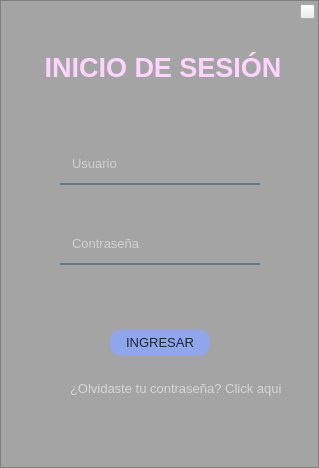
<?xml version="1.0" encoding="UTF-8"?>
<ui version="4.0">
 <class>Form</class>
 <widget class="QWidget" name="Form">
  <property name="geometry">
   <rect>
    <x>0</x>
    <y>0</y>
    <width>319</width>
    <height>468</height>
   </rect>
  </property>
  <property name="windowTitle">
   <string>Form</string>
  </property>
  <property name="styleSheet">
   <string notr="true"/>
  </property>
  <layout class="QVBoxLayout" name="verticalLayout">
   <property name="spacing">
    <number>0</number>
   </property>
   <property name="leftMargin">
    <number>0</number>
   </property>
   <property name="topMargin">
    <number>0</number>
   </property>
   <property name="rightMargin">
    <number>0</number>
   </property>
   <property name="bottomMargin">
    <number>0</number>
   </property>
   <item>
    <widget class="QFrame" name="frame">
     <property name="frameShape">
      <enum>QFrame::StyledPanel</enum>
     </property>
     <property name="frameShadow">
      <enum>QFrame::Raised</enum>
     </property>
     <widget class="QLabel" name="label">
      <property name="geometry">
       <rect>
        <x>0</x>
        <y>0</y>
        <width>320</width>
        <height>480</height>
       </rect>
      </property>
      <property name="text">
       <string/>
      </property>
      <property name="pixmap">
       <pixmap>src/paisaje.jpg</pixmap>
      </property>
      <property name="scaledContents">
       <bool>true</bool>
      </property>
     </widget>
     <widget class="QLabel" name="label_IniciaSesion">
      <property name="geometry">
       <rect>
        <x>28</x>
        <y>50</y>
        <width>270</width>
        <height>35</height>
       </rect>
      </property>
      <property name="font">
       <font>
        <pointsize>20</pointsize>
        <weight>75</weight>
        <bold>true</bold>
       </font>
      </property>
      <property name="styleSheet">
       <string notr="true">
color:#fed4ff;
</string>
      </property>
      <property name="text">
       <string>INICIO DE SESIÓN</string>
      </property>
      <property name="alignment">
       <set>Qt::AlignCenter</set>
      </property>
     </widget>
     <widget class="QLabel" name="label_">
      <property name="geometry">
       <rect>
        <x>0</x>
        <y>0</y>
        <width>320</width>
        <height>480</height>
       </rect>
      </property>
      <property name="styleSheet">
       <string notr="true">background-color: rgba(0, 0, 0, 80);
</string>
      </property>
      <property name="text">
       <string/>
      </property>
     </widget>
     <widget class="QLineEdit" name="lineEdit_user">
      <property name="geometry">
       <rect>
        <x>60</x>
        <y>150</y>
        <width>200</width>
        <height>35</height>
       </rect>
      </property>
      <property name="font">
       <font>
        <pointsize>10</pointsize>
       </font>
      </property>
      <property name="styleSheet">
       <string notr="true">background-color:rgba(0,0,0,0);
border:none;
border-bottom:2px solid rgba(105,118,132,255);
color:rgba(255,255,255,250);
padding-bottom:7px;
padding-left:10px;
padding-right:10px;</string>
      </property>
      <property name="placeholderText">
       <string>Usuario</string>
      </property>
     </widget>
     <widget class="QLineEdit" name="lineEdit_password">
      <property name="geometry">
       <rect>
        <x>60</x>
        <y>230</y>
        <width>200</width>
        <height>35</height>
       </rect>
      </property>
      <property name="font">
       <font>
        <pointsize>10</pointsize>
       </font>
      </property>
      <property name="styleSheet">
       <string notr="true">background-color:rgba(0,0,0,0);
border:none;
border-bottom:2px solid rgba(105,118,132,255);
color:rgba(255,255,255,250);
padding-bottom:7px;
padding-left:10px;
padding-right:10px;</string>
      </property>
      <property name="echoMode">
       <enum>QLineEdit::Password</enum>
      </property>
      <property name="placeholderText">
       <string>Contraseña</string>
      </property>
     </widget>
     <widget class="QPushButton" name="pushButton_ingresar">
      <property name="geometry">
       <rect>
        <x>110</x>
        <y>330</y>
        <width>100</width>
        <height>25</height>
       </rect>
      </property>
      <property name="font">
       <font>
        <pointsize>10</pointsize>
       </font>
      </property>
      <property name="styleSheet">
       <string notr="true">
QPushButton{
color:rgba(0,0,0,200);
background-color:rgba(138, 167, 255,200);
border-radius:10px;
}
QPushButton:hover{
background-color:rgba(0, 0, 255,200);
color:rgba(255,255,255,200);
}
</string>
      </property>
      <property name="text">
       <string>INGRESAR</string>
      </property>
     </widget>
     <widget class="QLabel" name="label_forgotpassword">
      <property name="geometry">
       <rect>
        <x>70</x>
        <y>380</y>
        <width>211</width>
        <height>16</height>
       </rect>
      </property>
      <property name="font">
       <font>
        <pointsize>10</pointsize>
       </font>
      </property>
      <property name="styleSheet">
       <string notr="true">color:rgba(255,255,255,140);</string>
      </property>
      <property name="text">
       <string>¿Olvidaste tu contraseña? Click aqui</string>
      </property>
     </widget>
     <widget class="QLabel" name="label_error">
      <property name="geometry">
       <rect>
        <x>50</x>
        <y>282</y>
        <width>241</width>
        <height>31</height>
       </rect>
      </property>
      <property name="font">
       <font>
        <pointsize>10</pointsize>
       </font>
      </property>
      <property name="styleSheet">
       <string notr="true">color:rgba(255, 251, 0,220);</string>
      </property>
      <property name="text">
       <string/>
      </property>
      <property name="alignment">
       <set>Qt::AlignCenter</set>
      </property>
     </widget>
     <widget class="QPushButton" name="pushButton_cerrarlogin">
      <property name="geometry">
       <rect>
        <x>300</x>
        <y>4</y>
        <width>15</width>
        <height>15</height>
       </rect>
      </property>
      <property name="maximumSize">
       <size>
        <width>15</width>
        <height>15</height>
       </size>
      </property>
      <property name="text">
       <string/>
      </property>
      <property name="icon">
       <iconset>
        <normaloff>src/cerrar-login.png</normaloff>src/cerrar-login.png</iconset>
      </property>
      <property name="iconSize">
       <size>
        <width>15</width>
        <height>15</height>
       </size>
      </property>
     </widget>
     <zorder>label</zorder>
     <zorder>label_</zorder>
     <zorder>label_IniciaSesion</zorder>
     <zorder>lineEdit_user</zorder>
     <zorder>lineEdit_password</zorder>
     <zorder>pushButton_ingresar</zorder>
     <zorder>label_forgotpassword</zorder>
     <zorder>label_error</zorder>
     <zorder>pushButton_cerrarlogin</zorder>
    </widget>
   </item>
  </layout>
 </widget>
 <resources/>
 <connections/>
</ui>
